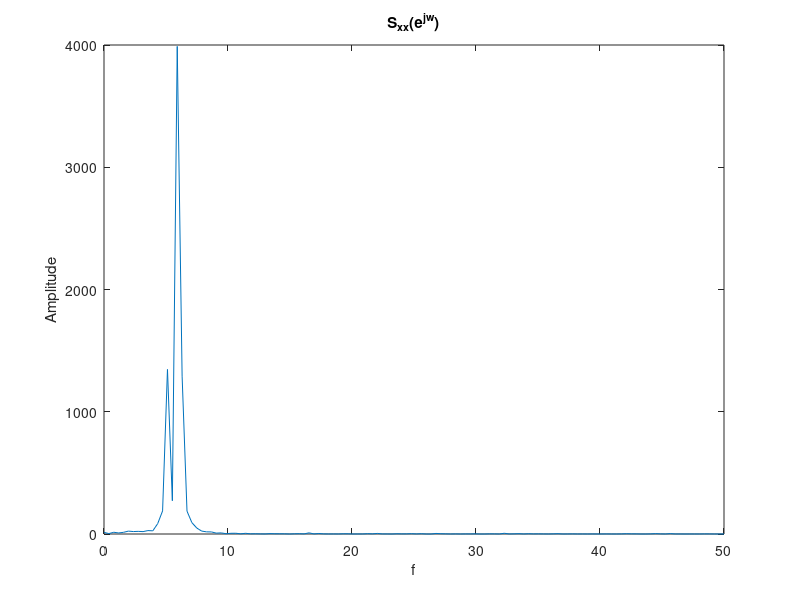

Source code (MATLAB):
%To obtain periodogram of the signal
clc
clear all
close all
%Step 1: Generate the signal
f1=5;
f2=6;
Fs=100;
t=0:1/Fs:10;
x=5.*sin(2*pi*f1*t)+10.*sin(2*pi*f2*t);
n=randn(1,length(x));
x1=x+n;
%Step2: Periodogram
nfft=256;
f=Fs/2*linspace(0,1,nfft/2);
X=fft(x1,nfft);
Sxx=X.*conj(X)/nfft;
plot(f,Sxx(1:length(f))),
xlabel('f'),ylabel('Amplitude'),
title('S_x_x(e^j^w)')
